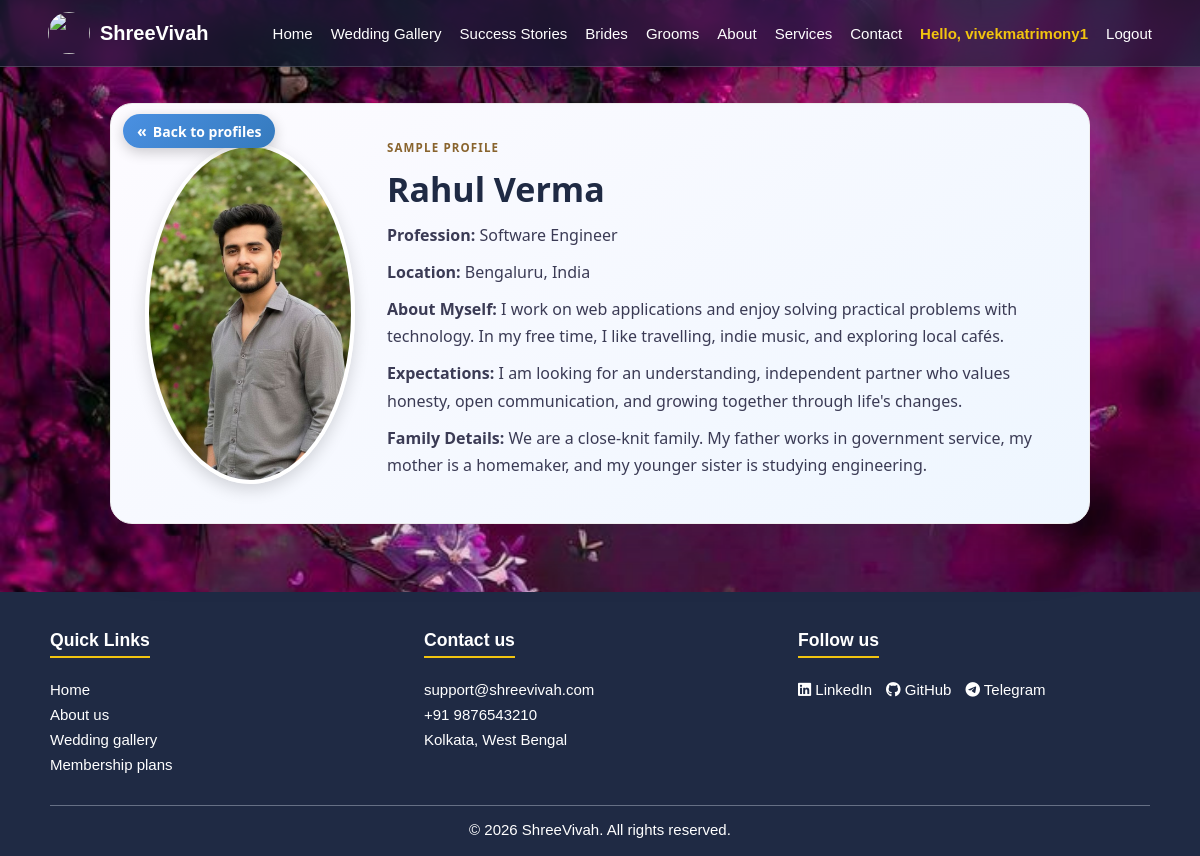
/profiles/rahul/ (signed in), run on the app's committed database.
### main/models.py (models this page shows, shortened)
class GroomProfile(models.Model):
    user = models.ForeignKey(User, on_delete=models.SET_NULL, blank=True, null=True)
    slug = models.SlugField(max_length=120, blank=True, null=True, unique=True)
    name = models.CharField(max_length=100)
    profession = models.CharField(max_length=120, blank=True)
    location = models.CharField(max_length=160, blank=True)
    about = models.TextField()
    expectations = models.TextField(blank=True)
    family = models.TextField(blank=True)
    photo = models.ImageField(upload_to="groom_photos/", blank=True, null=True)
    image_path = models.CharField(max_length=255, blank=True)
    is_sample = models.BooleanField(default=False)
    is_featured = models.BooleanField(default=False)
    class Meta:
        ordering = ("-is_featured", "name")

### profiles/views.py (the view)
# urls.py: path('rahul/', views.rahul, name='rahul'),
@login_required
def rahul(request):
    return render_profile(request, "rahul")

### profiles/views.py (called while the page is built)
def render_profile(request, slug):
    profile = BrideProfile.objects.filter(slug=slug).first()
    profile_list_url = "bride"
    if profile is None:
        profile = GroomProfile.objects.filter(slug=slug).first()
        profile_list_url = "groom"
    if profile is None:
        raise Http404("Profile not found.")
    return render(
        request,
        "profiles/extra_profile.html",
        {"profile": profile, "profile_list_url": profile_list_url},
    )

### profiles/templates/profiles/extra_profile.html (shortened to what this page needs)
{% load static %}
<!DOCTYPE html>
<html lang="en">
<head>
  <link rel="stylesheet" href="{% static 'profiles/css/user.css' %}?v=4">
</head>
<body>
  {% include "main/navbar.html" %}
  <main class="profile-container">
    <article class="profile-card">
      <a class="back-btn" href="{% if profile_list_url %}{% url profile_list_url %}{% elif profile.gender == 'bride' %}{% url 'bride' %}{% else %}{% url 'groom' %}{% endif %}">Back to profiles</a>
      <div class="profile-image">
        {% if profile.photo %}
          <img src="{{ profile.photo.url }}" alt="{{ profile.name }}">
        {% elif profile.image_path %}
          <img src="{% static profile.image_path %}" alt="{{ profile.name }}">
        {% else %}
          <div class="profile-photo-placeholder" aria-hidden="true">{{ profile.name|first|upper }}</div>
        {% endif %}
      </div>
      <div class="profile-details">
        <p class="sample-profile-label">{% if profile.is_sample %}Sample profile{% else %}Member profile{% endif %}</p>
        <h1>{{ profile.name }}</h1>
        <p><strong>Profession:</strong> {{ profile.profession }}</p>
        <p><strong>Location:</strong> {{ profile.location }}</p>
        <p><strong>About Myself:</strong> {{ profile.about }}</p>
        <p><strong>Expectations:</strong> {{ profile.expectations }}</p>
        <p><strong>Family Details:</strong> {{ profile.family }}</p>
      </div>
    </article>
  </main>
  {% include "main/footer.html" %}
</body>
</html>

### main/templates/main/navbar.html (shortened to what this page needs)
{% load static %}
<link rel="stylesheet" href="{% static 'main/css/site-shell.css' %}?v=2">
<link rel="stylesheet" href="https://cdnjs.cloudflare.com/ajax/libs/font-awesome/6.5.0/css/all.min.css">
{% url 'index' as home_url %}
{% url 'work' as work_url %}
{% url 'success_stories' as stories_url %}
{% url 'bride' as bride_url %}
{% url 'groom' as groom_url %}
{% url 'about' as about_url %}
{% url 'services' as services_url %}
{% url 'contact' as contact_url %}
<header class="site-header">
  <a class="site-brand" href="{% url 'index' %}">
    <img src="{% static 'main/images/1.png' %}" alt="">
    <span>ShreeVivah</span>
  </a>
  <nav class="site-nav" id="site-nav" aria-label="Main navigation">
    <a href="{{ home_url }}"{% if request.path == home_url %} class="is-active" aria-current="page"{% endif %}>Home</a>
    <a href="{{ work_url }}"{% if request.path == work_url %} class="is-active" aria-current="page"{% endif %}>Wedding Gallery</a>
    <a href="{{ stories_url }}"{% if request.path == stories_url %} class="is-active" aria-current="page"{% endif %}>Success Stories</a>
    <a href="{{ bride_url }}"{% if request.path == bride_url %} class="is-active" aria-current="page"{% endif %}>Brides</a>
    <a href="{{ groom_url }}"{% if request.path == groom_url %} class="is-active" aria-current="page"{% endif %}>Grooms</a>
    <a href="{{ about_url }}"{% if request.path == about_url %} class="is-active" aria-current="page"{% endif %}>About</a>
    <a href="{{ services_url }}"{% if request.path == services_url %} class="is-active" aria-current="page"{% endif %}>Services</a>
    <a href="{{ contact_url }}"{% if request.path == contact_url %} class="is-active" aria-current="page"{% endif %}>Contact</a>
    {% if request.user.is_authenticated %}
      <span class="site-nav-user">Hello, {{ request.user.username }}</span>
      <a href="{% url 'logout' %}">Logout</a>
    {% else %}
      <a href="{% url 'signup' %}">Sign up</a>
      <a href="{% url 'login' %}">Login</a>
    {% endif %}
  </nav>
</header>

### profiles/static/profiles/css/user.css (style rules this page uses)
:root { --card-start: #fdfbff; --card-end: #eef6ff; --text-main: #1f2a44; --text-sub: #3b3b55; --shadow: 0 20px 60px rgba(20, 20, 40, 0.18); }
body { background: url("../images/b1.jpeg") no-repeat center center fixed; background-size: cover; font-family: 'Segoe UI', system-ui, -apple-system, sans-serif; display: flex; flex-direction: column; align-items: stretch; margin: 0; padding: 0; min-height: 100vh; animation: fadeIn 0.9s ease-in-out both; position: relative; overflow-x: hidden; background-color: transparent; }
.profile-container { display: flex; flex: 1 0 auto; align-items: center; max-width: 980px; width: min(92vw, 980px); margin: 36px auto; }
.site-header { flex-shrink: 0; align-self: stretch; }
.profile-card { position: relative; display: flex; gap: clamp(18px, 3vw, 32px); align-items: center; padding: clamp(22px, 4vw, 34px); border-radius: 22px; background: linear-gradient(145deg, var(--card-start), var(--card-end)); box-shadow: var(--shadow); transition: transform .3s ease, box-shadow .3s ease; border: 1px solid #eee; }
.profile-image { position: relative; width: clamp(160px, 24vw, 210px); aspect-ratio: 1/1; border-radius: 50%; flex: 0 0 auto; display: grid; place-items: center; }
.profile-image img { width: 100%; height: 100%; border-radius: 50%; object-fit: cover; border: 4px solid #fff; box-shadow: 0 6px 16px rgba(0,0,0,.15); transition: transform .3s ease; }
.profile-details { flex: 1; animation: slideIn .6s ease-out both; }
.sample-profile-label { margin: 0 0 8px !important; color: #89642e !important; font-size: 0.72rem !important; font-weight: 800; letter-spacing: 0.1em; text-transform: uppercase; }
.profile-details h1 { margin: 0 0 8px; color: var(--text-main); font-size: clamp(26px, 3.4vw, 34px); }
.profile-details p { font-size: clamp(14px, 1.4vw, 16px); margin: 10px 0; line-height: 1.7; color: var(--text-sub); }
.back-btn { text-decoration: none; position: absolute; top: 10px; left: 12px; font-size: 14px; font-weight: 600; color: #fff; background: linear-gradient(135deg, #4a90e2, #357ABD); padding: 6px 14px; border-radius: 50px; box-shadow: 0 4px 14px rgba(0,0,0,0.2); cursor: pointer; transition: all .3s ease; display: flex; align-items: center; gap: 6px; user-select: none; z-index: 5; }
.back-btn::before { content: "«"; font-size: 16px; transition: transform .3s ease; }

### main/static/main/css/site-shell.css (style rules this page uses)
.site-header, .site-footer { font-family: Arial, sans-serif; }
.site-header { position: sticky; top: 0; z-index: 1100; display: flex; flex: 0 0 auto; align-items: center; justify-content: space-between; gap: 18px; width: 100%; padding: 12px clamp(16px, 4vw, 48px); color: #fff; background: rgba(18, 29, 49, 0.72); border-bottom: 1px solid rgba(255, 255, 255, 0.18); box-shadow: 0 8px 32px rgba(0, 0, 0, 0.22); -webkit-backdrop-filter: blur(16px) saturate(150%); backdrop-filter: blur(16px) saturate(150%); box-sizing: border-box; }
.site-brand { display: inline-flex; flex: 0 0 auto; align-items: center; gap: 10px; color: #fff; font-size: 1.25rem; font-weight: 700; text-decoration: none; }
.site-brand img { width: 42px; height: 42px; border-radius: 50%; object-fit: cover; }
.site-nav { display: flex; align-items: center; justify-content: flex-end; flex-wrap: wrap; gap: 8px 18px; }
.site-nav a, .site-nav-user { color: #fff; font-size: 0.94rem; text-decoration: none; }
.site-nav .site-nav-user { color: #f1c40f; font-weight: 700; }

### static/responsive.css (style rules this page uses)
*, *::before, *::after { box-sizing: border-box; }
html { max-width: 100%; overflow-x: clip; }
body { max-width: 100%; }
img, video, iframe { max-width: 100%; }

### data on the page
GroomProfile: image_path (picture), name "Rahul Verma", profession "Software Engineer", location "Bengaluru, India", about "I work on web applications and enjoy solving practical problems with technology. In my free time, I like travelling, indie music, and exploring local cafés.", expectations "I am looking for an understanding, independent partner who values honesty, open communication, and growing together through life's changes.", family "We are a close-knit family. My father works in government service, my mother is a homemaker, and my younger sister is studying engineering."

### other printed values
{{ request.user.username }} "vivekmatrimony1"
